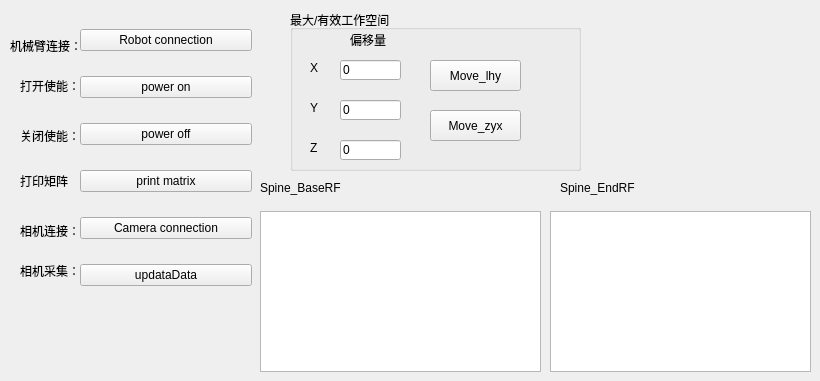
       <widget class="QWidget" name="tab_6">
        <attribute name="title">
         <string>启动/检查</string>
        </attribute>
        <widget class="QWidget" name="verticalLayoutWidget_2">
         <property name="geometry">
          <rect>
           <x>80</x>
           <y>10</y>
           <width>172</width>
           <height>301</height>
          </rect>
         </property>
         <layout class="QVBoxLayout" name="verticalLayout_3">
          <property name="leftMargin">
           <number>0</number>
          </property>
          <item>
           <widget class="QPushButton" name="pushButton_connectArm_2">
            <property name="text">
             <string>Robot connection</string>
            </property>
           </widget>
          </item>
          <item>
           <widget class="QPushButton" name="pushButton_powerOn_2">
            <property name="text">
             <string>power on</string>
            </property>
           </widget>
          </item>
          <item>
           <widget class="QPushButton" name="pushButton_powerOff_2">
            <property name="text">
             <string>power off</string>
            </property>
           </widget>
          </item>
          <item>
           <widget class="QPushButton" name="pushButton_selfCheck_2">
            <property name="text">
             <string>print matrix</string>
            </property>
           </widget>
          </item>
          <item>
           <widget class="QPushButton" name="pushButton_connectCamrea_2">
            <property name="text">
             <string>Camera connection</string>
            </property>
           </widget>
          </item>
          <item>
           <widget class="QPushButton" name="pushButton_updataData_2">
            <property name="text">
             <string>updataData</string>
            </property>
           </widget>
          </item>
         </layout>
        </widget>
        <widget class="QLabel" name="label_17">
         <property name="geometry">
          <rect>
           <x>10</x>
           <y>30</y>
           <width>129</width>
           <height>31</height>
          </rect>
         </property>
         <property name="text">
          <string>机械臂连接：</string>
         </property>
        </widget>
        <widget class="QLabel" name="label_20">
         <property name="geometry">
          <rect>
           <x>20</x>
           <y>70</y>
           <width>61</width>
           <height>31</height>
          </rect>
         </property>
         <property name="text">
          <string>打开使能：</string>
         </property>
        </widget>
        <widget class="QLabel" name="label_39">
         <property name="geometry">
          <rect>
           <x>20</x>
           <y>160</y>
           <width>61</width>
           <height>41</height>
          </rect>
         </property>
         <property name="text">
          <string>打印矩阵</string>
         </property>
        </widget>
        <widget class="QLabel" name="label_40">
         <property name="geometry">
          <rect>
           <x>20</x>
           <y>220</y>
           <width>61</width>
           <height>21</height>
          </rect>
         </property>
         <property name="text">
          <string>相机连接：</string>
         </property>
        </widget>
        <widget class="QLabel" name="label_41">
         <property name="geometry">
          <rect>
           <x>20</x>
           <y>120</y>
           <width>61</width>
           <height>31</height>
          </rect>
         </property>
         <property name="text">
          <string>关闭使能：</string>
         </property>
        </widget>
        <widget class="QLabel" name="label_42">
         <property name="geometry">
          <rect>
           <x>20</x>
           <y>260</y>
           <width>61</width>
           <height>21</height>
          </rect>
         </property>
         <property name="text">
          <string>相机采集：</string>
         </property>
        </widget>
        <widget class="QTextBrowser" name="textBrowser_3">
         <property name="geometry">
          <rect>
           <x>260</x>
           <y>211</y>
           <width>281</width>
           <height>161</height>
          </rect>
         </property>
        </widget>
        <widget class="QTextBrowser" name="textBrowser_5">
         <property name="geometry">
          <rect>
           <x>550</x>
           <y>211</y>
           <width>261</width>
           <height>161</height>
          </rect>
         </property>
        </widget>
        <widget class="QLabel" name="label_43">
         <property name="geometry">
          <rect>
           <x>260</x>
           <y>180</y>
           <width>121</width>
           <height>16</height>
          </rect>
         </property>
         <property name="text">
          <string>Spine_BaseRF</string>
         </property>
        </widget>
        <widget class="QLabel" name="label_44">
         <property name="geometry">
          <rect>
           <x>560</x>
           <y>180</y>
           <width>121</width>
           <height>16</height>
          </rect>
         </property>
         <property name="text">
          <string>Spine_EndRF</string>
         </property>
        </widget>
        <widget class="QGroupBox" name="groupBox_7">
         <property name="geometry">
          <rect>
           <x>290</x>
           <y>10</y>
           <width>291</width>
           <height>161</height>
          </rect>
         </property>
         <property name="title">
          <string>最大/有效工作空间</string>
         </property>
         <widget class="QPushButton" name="pushButton_Move_2">
          <property name="geometry">
           <rect>
            <x>140</x>
            <y>50</y>
            <width>91</width>
            <height>31</height>
           </rect>
          </property>
          <property name="toolTip">
           <string>Do image processing</string>
          </property>
          <property name="text">
           <string>Move_lhy</string>
          </property>
         </widget>
         <widget class="QLineEdit" name="lineEdit_X_2">
          <property name="geometry">
           <rect>
            <x>50</x>
            <y>50</y>
            <width>61</width>
            <height>20</height>
           </rect>
          </property>
          <property name="text">
           <string>0</string>
          </property>
         </widget>
         <widget class="QLineEdit" name="lineEdit_Y_2">
          <property name="geometry">
           <rect>
            <x>50</x>
            <y>90</y>
            <width>61</width>
            <height>20</height>
           </rect>
          </property>
          <property name="text">
           <string>0</string>
          </property>
         </widget>
         <widget class="QLineEdit" name="lineEdit_Z_2">
          <property name="geometry">
           <rect>
            <x>50</x>
            <y>130</y>
            <width>61</width>
            <height>20</height>
           </rect>
          </property>
          <property name="text">
           <string>0</string>
          </property>
         </widget>
         <widget class="QLabel" name="label_45">
          <property name="geometry">
           <rect>
            <x>20</x>
            <y>50</y>
            <width>21</width>
            <height>16</height>
           </rect>
          </property>
          <property name="text">
           <string>X</string>
          </property>
         </widget>
         <widget class="QLabel" name="label_46">
          <property name="geometry">
           <rect>
            <x>20</x>
            <y>90</y>
            <width>21</width>
            <height>16</height>
           </rect>
          </property>
          <property name="text">
           <string>Y</string>
          </property>
         </widget>
         <widget class="QLabel" name="label_47">
          <property name="geometry">
           <rect>
            <x>20</x>
            <y>130</y>
            <width>21</width>
            <height>16</height>
           </rect>
          </property>
          <property name="text">
           <string>Z</string>
          </property>
         </widget>
         <widget class="QLabel" name="label_48">
          <property name="geometry">
           <rect>
            <x>60</x>
            <y>20</y>
            <width>61</width>
            <height>20</height>
           </rect>
          </property>
          <property name="text">
           <string>偏移量</string>
          </property>
         </widget>
         <widget class="QPushButton" name="pushButton_Stop_2">
          <property name="geometry">
           <rect>
            <x>140</x>
            <y>100</y>
            <width>91</width>
            <height>31</height>
           </rect>
          </property>
          <property name="text">
           <string>Move_zyx</string>
          </property>
         </widget>
        </widget>
       </widget>
